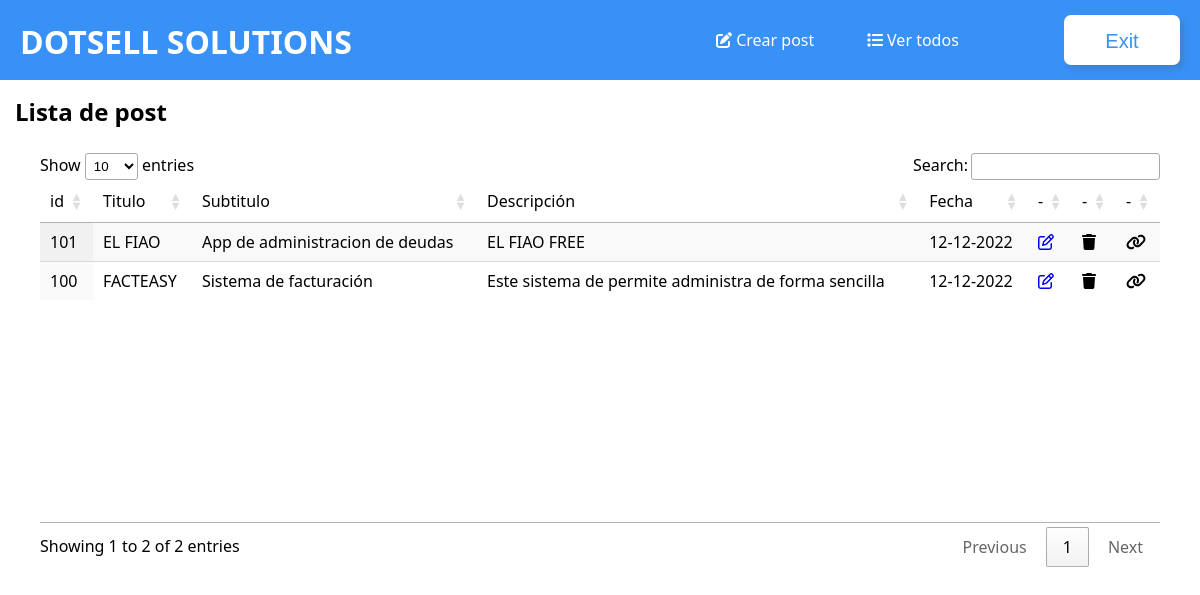
Page /dashboard.php on the committed database.
### tables this page shows
CREATE TABLE IF NOT EXISTS `sistems_info` (
  `id` int NOT NULL AUTO_INCREMENT,
  `title` text NOT NULL,
  `subtitle` text NOT NULL,
  `description` text NOT NULL,
  `features` text NOT NULL,
  `imgs` json NOT NULL,
  `status` tinyint(1) NOT NULL DEFAULT '1',
  `plan` json NOT NULL,
  `date` text NOT NULL,
  PRIMARY KEY (`id`)
);

### dashboard.php (called while the page is built)
<?php include "views/header.php" ?>
<?php include "views/dashboard/dashboard.php" ?>

### post_creator/model/Db.class.php (called while the page is built)
<?php
class Db
{
    static $user = "u790594714_dotsell";
    static $password = "DotsellSolPass2022@";
    static $host = "mysql:host=localhost;dbname=u790594714_dotsell";
    static $user_local = "root";
    static $password_local = "";
    static $host_local = "mysql:host=localhost;dbname=dotsellsolutions";
    public static function connect()
    {
        if ($_SERVER['REMOTE_ADDR'] == "::1") :
            return new PDO(Db::$host_local, Db::$user_local, Db::$password_local);
        else :
            return new PDO(Db::$host, Db::$user, Db::$password);
        endif;
    }
    public static function queries($query, $values)
    {
        $db = Db::connect();
        $cmd = $db->prepare($query);
        $done = $cmd->execute(is_array($values) ? $values : null);
        return array(
            "status" => $done,
            "data" => $cmd,
            "error" => $cmd->errorInfo(),
            "lastId" => $db->lastInsertId()
        );
    }
}

### post_creator/model/Poster.class.php (called while the page is built, shortened)
<?php
class Poster extends Db
{
    public static function get_all_post()
    {
        $query = "SELECT * FROM sistems_info";
        return Poster::queries($query, false);
    }
}

### views/dashboard/dashboard.php (the view, shortened to what this page needs)
<?php include "nav.php";
$posts = Poster::get_all_post()['data'];
?>
<div class="sistem__dashboard">
    <h1>Lista de post</h1>
    <div class="sistems_wrapper">
        <table id="table" class="table  table-hover display  dataTable dtr-inline collapsed">
            <thead>
                <tr>
                    <td>id</td>
                    <td>Titulo</td>
                    <td>Subtitulo</td>
                    <td>Descripción</td>
                    <td>Fecha</td>
                    <td>-</td>
                    <td>-</td>
                    <td>-</td>
                </tr>
            </thead>
            <tbody>
                <?php
                foreach ($posts as $post) :
                ?>
                    <tr>
                        <td><?php echo $post['id']; ?></td>
                        <td><?php echo $post['title']; ?> </td>
                        <td><?php echo $post['subtitle']; ?></td>
                        <td><?php echo $post['description']; ?></td>
                        <td><?php echo $post['date']; ?></td>
                        <td><a href="dashboard_update?id=<?php echo $post['id']; ?>"><i class="fa-regular fa-pen-to-square"></i></a></td>
                        <td id="delete" data-id="<?php echo $post['id']; ?>"><i class="fa-solid fa-trash"></i></td>
                        <td class="data read_post" data-id="<?php echo $post['id']; ?>"><i class="fa-solid fa-link"></i></td>
                    </tr>
                <?php endforeach; ?>
            </tbody>
        </table>
    </div>
</div>
<?php include "footer.php" ?>

### src/css/styles.css (style rules this page uses)
* { margin: 0; padding: 0; text-decoration: none; box-sizing: border-box; scroll-behavior: smooth; }
:root { --main-color: #3891f6; --font-color: #837e7e; --background: #f5f5f5; --font-family: "Segoe UI", Tahoma, Geneva, Verdana, sans-serif; --box-shadow: 4px 4px 5px #57575744; }
body { background-color: var(--background); font-family: var(--font-family); position: relative; }
.sistem__dashboard { width: 100%; height: 80vh; overflow-y: hidden; padding: 15px; }
.sistems_wrapper { padding: 25px; }
#delete { cursor: pointer; }

### rows in the picture
sistems_info: id "101", title "EL FIAO", subtitle "App de administracion de deudas", description "EL FIAO FREE", date "12-12-2022"
sistems_info: id "100", title "FACTEASY", subtitle "Sistema de facturación", description "Este sistema de permite administra de forma sencilla", date "12-12-2022"
